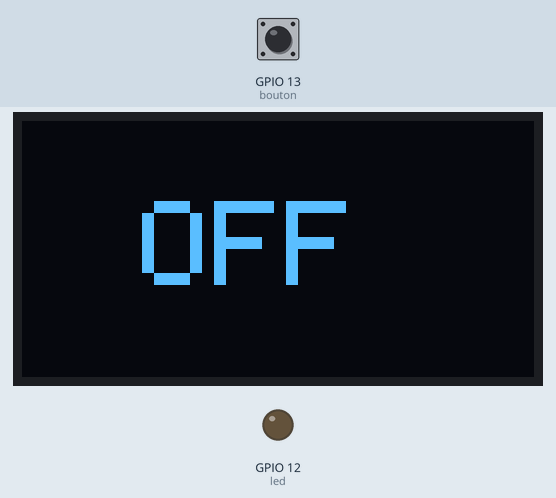
Recording of a sketch running on a simulated ESP32. Shown: 128×64 one-colour display, output pins drawn as LEDs (lit = HIGH). The inputs (shaded band) are chosen by the test bench; at power-on: GPIO 13 (bouton) HIGH.

Above: at 1.2 s.
1.3 s: GPIO 13 (bouton) pulled LOW for 0.15 s
At 1.9 s:
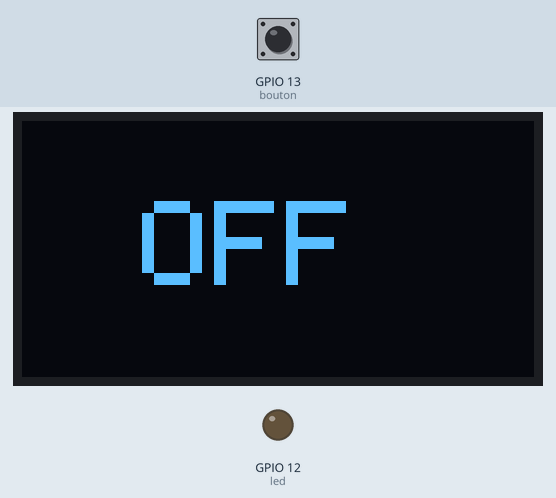
2.9 s: GPIO 13 (bouton) pulled LOW for 3.2 s
At 4.3 s:
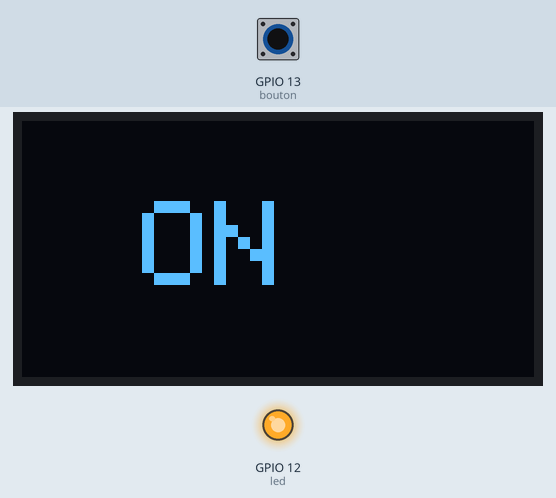
Timing chart, 0 to 7.7 s (numbered marks = the images above; inputs shaded):
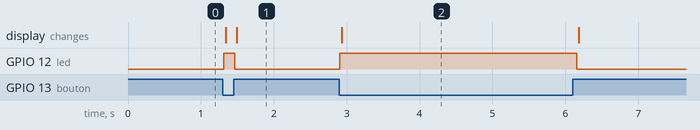

The sketch:

tp3buttonled.ino
```cpp
#include <Wire.h>
#include <Adafruit_GFX.h>
#include <Adafruit_SSD1306.h>

Adafruit_SSD1306 oled(128, 64, &Wire, -1);

int led = 12;
int bouton = 13;

void setup() {
  pinMode(led, OUTPUT);
  pinMode(bouton, INPUT_PULLUP);

  Wire.begin(21, 22);
  oled.begin(SSD1306_SWITCHCAPVCC, 0x3C);
  oled.setTextColor(WHITE);
}

void loop() {
  if (digitalRead(bouton) == LOW) {
    digitalWrite(led, HIGH);

    oled.clearDisplay();
    oled.setTextSize(3);
    oled.setCursor(30, 20);
    oled.println("ON");
    oled.display();
  } else {
    digitalWrite(led, LOW);

    oled.clearDisplay();
    oled.setTextSize(3);
    oled.setCursor(30, 20);
    oled.println("OFF");
    oled.display();
  }

  delay(50);
}
```

Measured:
- after the input at 1.3 s, GPIO 12 (led): LOW → HIGH at once, → LOW 0.15 s later; the display: first changes at once (image 1 shows a later state)
- after the input at 2.9 s, GPIO 12 (led): LOW → HIGH at once, → LOW 3.3 s later; the display: changes at once (image 2)
